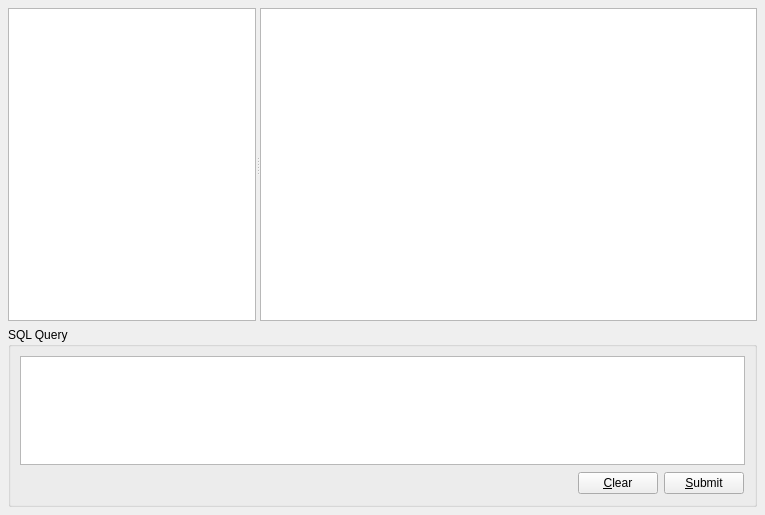
<?xml version="1.0" encoding="UTF-8"?>
<ui version="4.0">
 <class>Browser</class>
 <widget class="QWidget" name="Browser">
  <property name="geometry">
   <rect>
    <x>0</x>
    <y>0</y>
    <width>765</width>
    <height>515</height>
   </rect>
  </property>
  <layout class="QVBoxLayout">
   <property name="spacing">
    <number>6</number>
   </property>
   <property name="leftMargin">
    <number>8</number>
   </property>
   <property name="topMargin">
    <number>8</number>
   </property>
   <property name="rightMargin">
    <number>8</number>
   </property>
   <property name="bottomMargin">
    <number>8</number>
   </property>
   <item>
    <widget class="QSplitter" name="splitter_2">
     <property name="sizePolicy">
      <sizepolicy hsizetype="Expanding" vsizetype="Expanding">
       <horstretch>0</horstretch>
       <verstretch>0</verstretch>
      </sizepolicy>
     </property>
     <property name="orientation">
      <enum>Qt::Horizontal</enum>
     </property>
     <widget class="QListView" name="listView">
      <property name="sizePolicy">
       <sizepolicy hsizetype="Ignored" vsizetype="Expanding">
        <horstretch>1</horstretch>
        <verstretch>0</verstretch>
       </sizepolicy>
      </property>
     </widget>
     <widget class="HBQTableView" name="table">
      <property name="sizePolicy">
       <sizepolicy hsizetype="Expanding" vsizetype="Expanding">
        <horstretch>2</horstretch>
        <verstretch>0</verstretch>
       </sizepolicy>
      </property>
      <property name="contextMenuPolicy">
       <enum>Qt::ActionsContextMenu</enum>
      </property>
      <property name="selectionBehavior">
       <enum>QAbstractItemView::SelectRows</enum>
      </property>
     </widget>
    </widget>
   </item>
   <item>
    <widget class="QGroupBox" name="groupBox">
     <property name="sizePolicy">
      <sizepolicy hsizetype="Preferred" vsizetype="MinimumExpanding">
       <horstretch>0</horstretch>
       <verstretch>0</verstretch>
      </sizepolicy>
     </property>
     <property name="maximumSize">
      <size>
       <width>16777215</width>
       <height>180</height>
      </size>
     </property>
     <property name="title">
      <string>SQL Query</string>
     </property>
     <layout class="QVBoxLayout">
      <property name="spacing">
       <number>6</number>
      </property>
      <property name="leftMargin">
       <number>9</number>
      </property>
      <property name="topMargin">
       <number>9</number>
      </property>
      <property name="rightMargin">
       <number>9</number>
      </property>
      <property name="bottomMargin">
       <number>9</number>
      </property>
      <item>
       <widget class="QTextEdit" name="sqlEdit">
        <property name="sizePolicy">
         <sizepolicy hsizetype="Expanding" vsizetype="MinimumExpanding">
          <horstretch>0</horstretch>
          <verstretch>0</verstretch>
         </sizepolicy>
        </property>
        <property name="minimumSize">
         <size>
          <width>0</width>
          <height>18</height>
         </size>
        </property>
        <property name="baseSize">
         <size>
          <width>0</width>
          <height>120</height>
         </size>
        </property>
       </widget>
      </item>
      <item>
       <layout class="QHBoxLayout">
        <property name="spacing">
         <number>6</number>
        </property>
        <property name="leftMargin">
         <number>1</number>
        </property>
        <property name="topMargin">
         <number>1</number>
        </property>
        <property name="rightMargin">
         <number>1</number>
        </property>
        <property name="bottomMargin">
         <number>1</number>
        </property>
        <item>
         <spacer>
          <property name="orientation">
           <enum>Qt::Horizontal</enum>
          </property>
          <property name="sizeHint" stdset="0">
           <size>
            <width>40</width>
            <height>20</height>
           </size>
          </property>
         </spacer>
        </item>
        <item>
         <widget class="QPushButton" name="clearButton">
          <property name="text">
           <string>&amp;Clear</string>
          </property>
         </widget>
        </item>
        <item>
         <widget class="QPushButton" name="submitButton">
          <property name="text">
           <string>&amp;Submit</string>
          </property>
         </widget>
        </item>
       </layout>
      </item>
     </layout>
    </widget>
   </item>
  </layout>
  <action name="insertRowAction">
   <property name="enabled">
    <bool>false</bool>
   </property>
   <property name="text">
    <string>&amp;Insert Row</string>
   </property>
   <property name="statusTip">
    <string>Inserts a new Row</string>
   </property>
  </action>
  <action name="deleteRowAction">
   <property name="enabled">
    <bool>false</bool>
   </property>
   <property name="text">
    <string>&amp;Delete Row</string>
   </property>
   <property name="statusTip">
    <string>Deletes the current Row</string>
   </property>
  </action>
  <action name="fieldStrategyAction">
   <property name="checkable">
    <bool>true</bool>
   </property>
   <property name="text">
    <string>Submit on &amp;Field Change</string>
   </property>
   <property name="toolTip">
    <string>Commit on Field Change</string>
   </property>
  </action>
  <action name="rowStrategyAction">
   <property name="checkable">
    <bool>true</bool>
   </property>
   <property name="text">
    <string>Submit on &amp;Row Change</string>
   </property>
   <property name="toolTip">
    <string>Commit on Row Change</string>
   </property>
  </action>
  <action name="manualStrategyAction">
   <property name="checkable">
    <bool>true</bool>
   </property>
   <property name="text">
    <string>Submit &amp;Manually</string>
   </property>
   <property name="toolTip">
    <string>Commit Manually</string>
   </property>
  </action>
  <action name="submitAction">
   <property name="text">
    <string>&amp;Submit All</string>
   </property>
   <property name="toolTip">
    <string>Submit Changes</string>
   </property>
  </action>
  <action name="revertAction">
   <property name="text">
    <string>&amp;Revert All</string>
   </property>
   <property name="toolTip">
    <string>Revert</string>
   </property>
  </action>
  <action name="selectAction">
   <property name="text">
    <string>S&amp;elect</string>
   </property>
   <property name="toolTip">
    <string>Refresh Data from Database</string>
   </property>
  </action>
 </widget>
 <customwidgets>
  <customwidget>
   <class>HBQTableView</class>
   <extends>QTableView</extends>
   <header>/home/alex/workspace/qtcontribs-code/hbqt/qtgui/hbqt_hbqtableview.h</header>
  </customwidget>
 </customwidgets>
 <tabstops>
  <tabstop>sqlEdit</tabstop>
  <tabstop>clearButton</tabstop>
  <tabstop>submitButton</tabstop>
  <tabstop>listView</tabstop>
  <tabstop>table</tabstop>
 </tabstops>
 <resources/>
 <connections/>
</ui>
